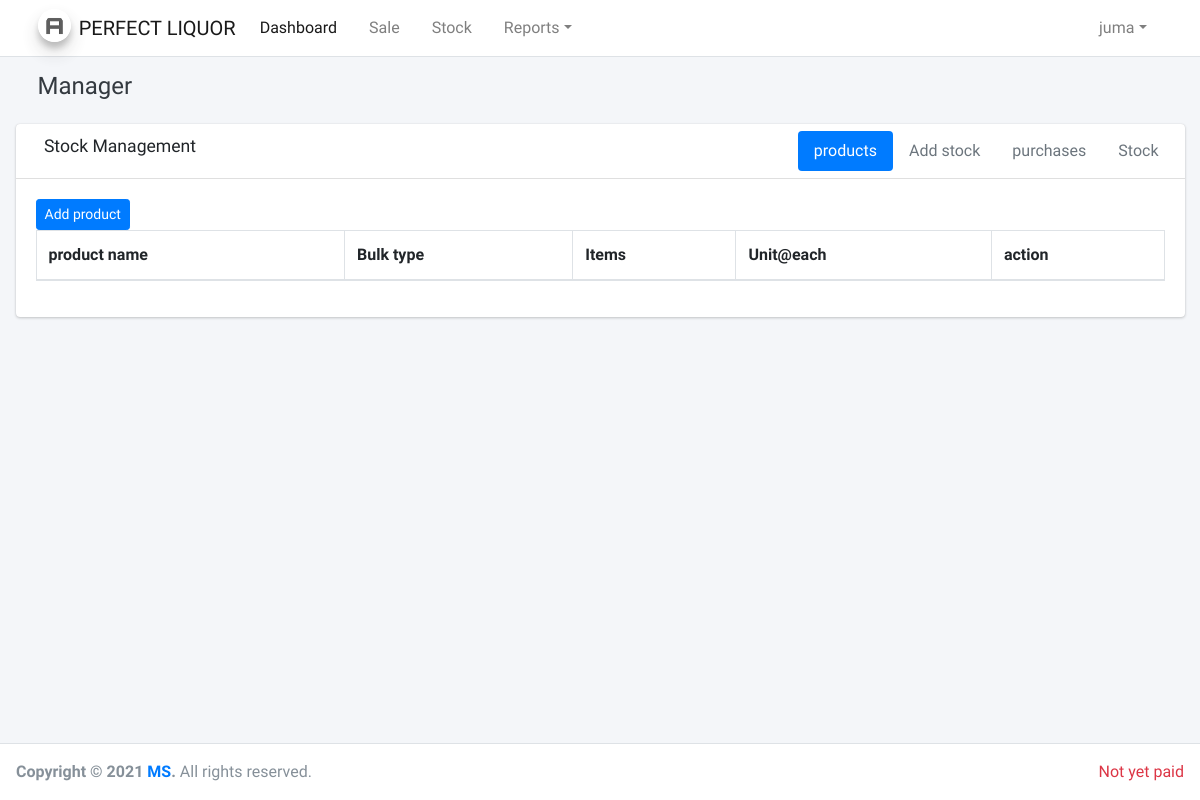
/saler/manage-stock.php (signed in), run on an earlier commit of the app's database.
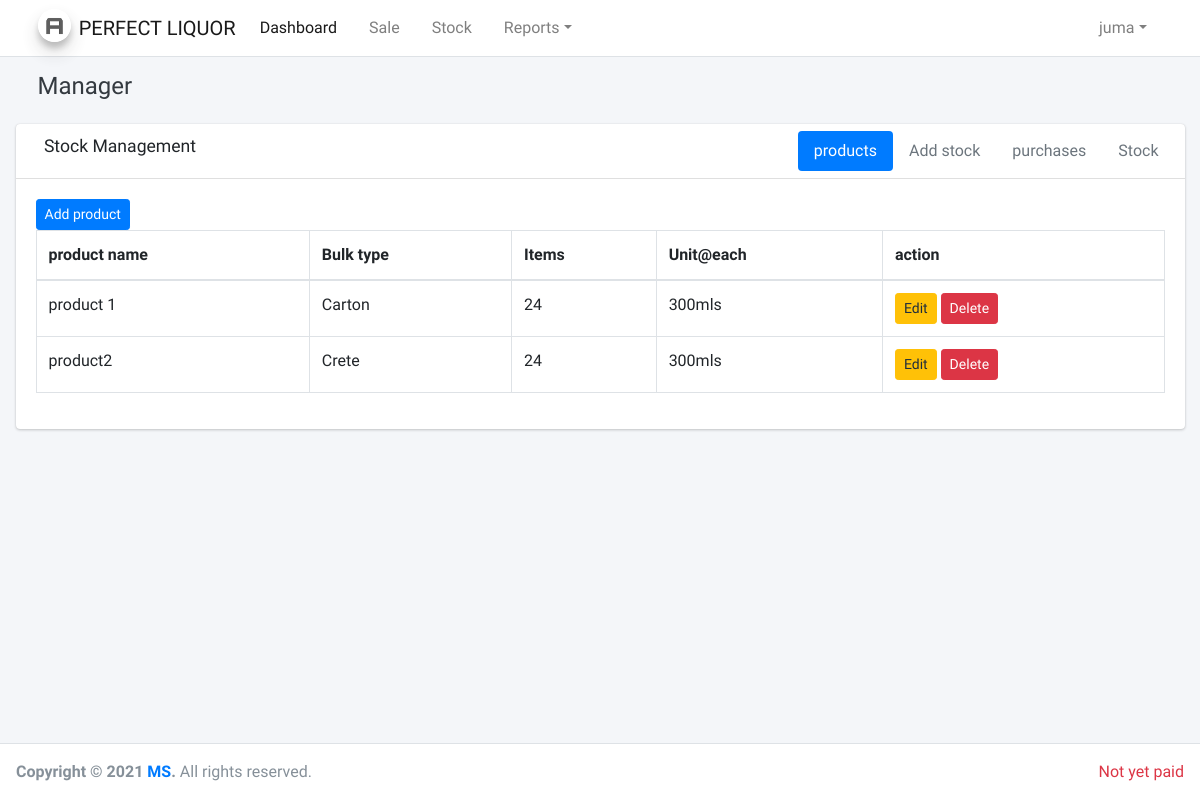
And on a later commit of the database.
### tables this page shows
CREATE TABLE `products` (
  `id` int(11) NOT NULL,
  `name` varchar(200) NOT NULL,
  `code` varchar(100) NOT NULL,
  `bulk` varchar(100) NOT NULL,
  `qty` int(11) NOT NULL,
  `unit` varchar(100) NOT NULL,
  `created_at` timestamp NOT NULL DEFAULT current_timestamp(),
  `updated_at` timestamp NOT NULL DEFAULT current_timestamp() ON UPDATE current_timestamp()
);

### action/Product.php (called while the page is built, shortened)
<?php
class Product extends DatabaseConnection
{
    public function fetchProducts()
    {
        $data = $this->connect()->prepare("SELECT * FROM products");
        $data->execute();
        return $data->fetchAll();
    }
}

### config/Database.php (called while the page is built, shortened)
<?php
class DatabaseConnection{
    public function connect(){
        $this->server_name   = "localhost";
        $this->username_name = "root";
        $this->password = "";
        $this->database_name = "sms";
        $this->charset = "utf8mb4";
        try{
            $databasePath = "mysql:host=".$this->server_name .";dbname=".$this->database_name.";charset=".$this->charset;
            $pdo = new PDO($databasePath,$this->username_name, $this->password);
            $pdo->setAttribute(PDO::ATTR_ERRMODE, PDO::ERRMODE_EXCEPTION);
            return $pdo;
        }catch(PDOException $e){
            echo "Connection failed: ".$e->getMessage();
        }
    }
}
?>

### saler/manage-stock.php (the view, shortened to what the changed rows need)
<?php
    include '../config/Database.php';
    include '../action/Product.php';
    $product = new Product();
?>
<!DOCTYPE html>
<html lang="en">
<head>
 <link rel="stylesheet" href="../plugins/fontawesome-free/css/all.min.css">
  <link rel="stylesheet" href="https://code.ionicframework.com/ionicons/2.0.1/css/ionicons.min.css">
  <link rel="stylesheet" href="../plugins/tempusdominus-bootstrap-4/css/tempusdominus-bootstrap-4.min.css">
  <link rel="stylesheet" href="../plugins/icheck-bootstrap/icheck-bootstrap.min.css">
  <link rel="stylesheet" href="../plugins/jqvmap/jqvmap.min.css">
  <link rel="stylesheet" href="../plugins/overlayScrollbars/css/OverlayScrollbars.min.css">
  <link rel="stylesheet" href="../plugins/daterangepicker/daterangepicker.css">
  <link rel="stylesheet" href="../plugins/summernote/summernote-bs4.css">
   <link rel="stylesheet" href="../plugins/datatables-bs4/css/dataTables.bootstrap4.min.css">
  <link rel="stylesheet" href="../plugins/datatables-responsive/css/responsive.bootstrap4.min.css">
    <link rel="stylesheet" href="../plugins/sweetalert2-theme-bootstrap-4/bootstrap-4.min.css">
  <link rel="stylesheet" href="../plugins/toastr/toastr.min.css">
    <link rel="stylesheet" href="../dist/css/adminlte.min.css">
   <link rel="stylesheet" href="../css/mukhusin.css">
</head>
<body class="hold-transition layout-top-nav">
<div class="wrapper">
  <div class="content-wrapper">
     <section class="content">
      <div class="container-fluid">
        <div class="row">
          <section class="col-lg-12 col-sm-12 connectedSortable">
            <div class="card">
              <div class="card-body">
                <div class="tab-content p-0">
                  <div class="tab-pane active" id="product-data" >
                    <table id="product-data-table" class="table table-bordered table-hover">
                        <thead>
                            <tr>
                                <th>product name</th>
                                <th>Bulk type</th>
                                <th>Items</th>
                                <th>Unit@each</th>
                                <th>action</th>
                            </tr>
                        </thead>
                        <tbody>
                            <?php
                                foreach($product->fetchProducts() as $item){
                                     echo '
                                         <tr>
                                              <td>'.$item['name'].'</td>
                                              <td>'.$item['bulk'].'</td>
                                              <td>'.$item['qty'].'</td>
                                              <td>'.$item['unit'].'</td>
                                              <td>
                                                   <button class="btn btn-sm btn-warning" data-toggle="modal" data-target="#edit-product'.$item['id'].'">Edit</button>
                                                   <button data-toggle="modal" data-target="#delete-product-modal'.$item['id'].'" class="btn btn-sm btn-danger">Delete</button>
                                              </td>
                                         </tr>
                                     ';
                                }
                            ?>
                        </tbody>
                    </table>
                  </div>
                </div>
              </div>
            </div>
          </section>
        </div>
      </div>
    </section>
  </div>
</div>
</body>
</html>

What changed in the data, as far as the page shows it:
added products: name "product 1", bulk "Carton", qty "24", unit "300mls"
added products: name "product2", bulk "Crete", qty "24", unit "300mls"
